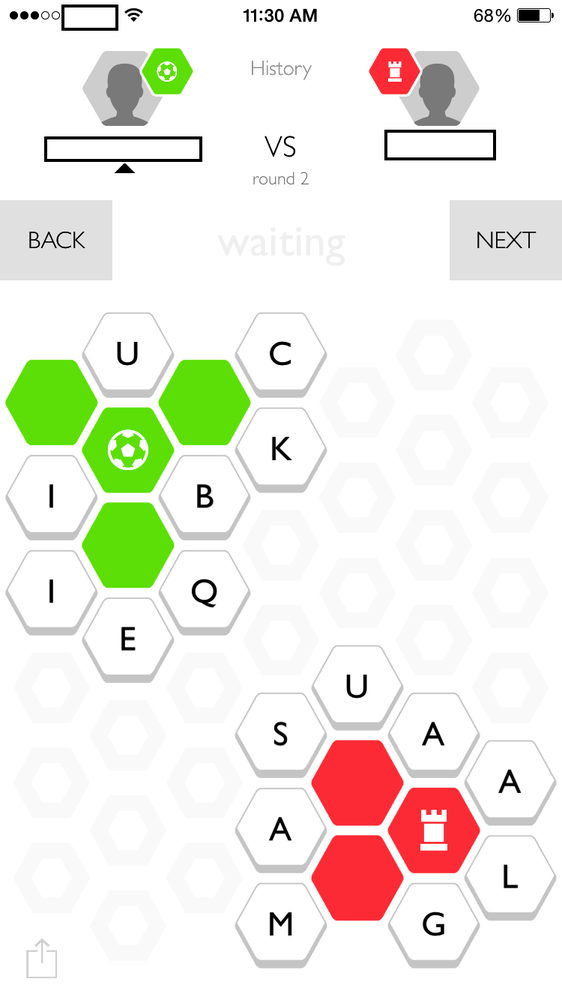
#> input picture training_data/E.png, 562 x 1000 px, shrunk from 750 x 1334 before the run
$ python -i receptor_common.py   (imports and definitions only)
#> lines starting #> are read from the running program, lines starting #| are printed output that depends on the picture; after the words box and inside, x2 and y2 are one past the last pixel; in counts of white or black regions, pixels touching at a corner belong together
from __future__ import division

import os
import cv2
import cv2.cv as cv

import matplotlib
# [1 line not run here, left out]
from matplotlib import pyplot as plt

import numpy as np

# Symmetric Kullback Leibler divergence between PDFs p and q, defined as
# D_{KL}(P||Q) + D_{KL}(Q||P)
def sym_kl_div(p, q):
    return _kl_div(p,q) + _kl_div(q,p)

def _kl_div(p,q):
    eps = 0.0001 # div by zero hack
    return sum(p*np.log((p+eps)/(q+eps)))

# [23 lines left out: functions _prior_px, _receptor_activation, not called in this run]

def _h_(x):
    return -1*(x*_ilog(x) + (1-x)*_ilog(1-x))

# [53 lines left out: functions _ilog, _conditional_entropyYX, _conditional_entropyXY, compute_activation, not called in this run]

def _get_centroid(img):
    m = cv2.moments(img)
    return (m['m10']/m['m00'], m['m01']/m['m00'])

def _get_diagonal(img):
    h,w = img.shape
    return np.sqrt(h**2 + w**2)

def load_image(filename):
#> called with filename = 'training_data/E.png'
    img = cv2.imread(filename)
#> img is the input picture: shape (1000, 562, 3); mean B, G, R 229.3, 238.6, 239.7
    im2 = cv2.cvtColor(img, cv2.COLOR_RGB2GRAY)
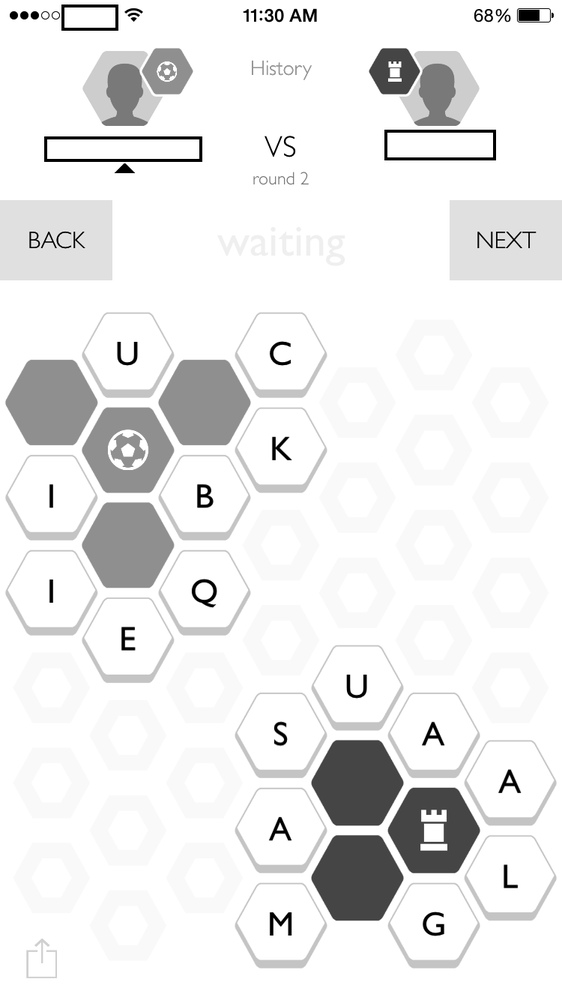
#> im2: shape (1000, 562); min 0, max 255, mean 235.9
    im2 = cv2.adaptiveThreshold(im2, 1, cv2.ADAPTIVE_THRESH_MEAN_C, \
        cv2.THRESH_BINARY, 11, 2)
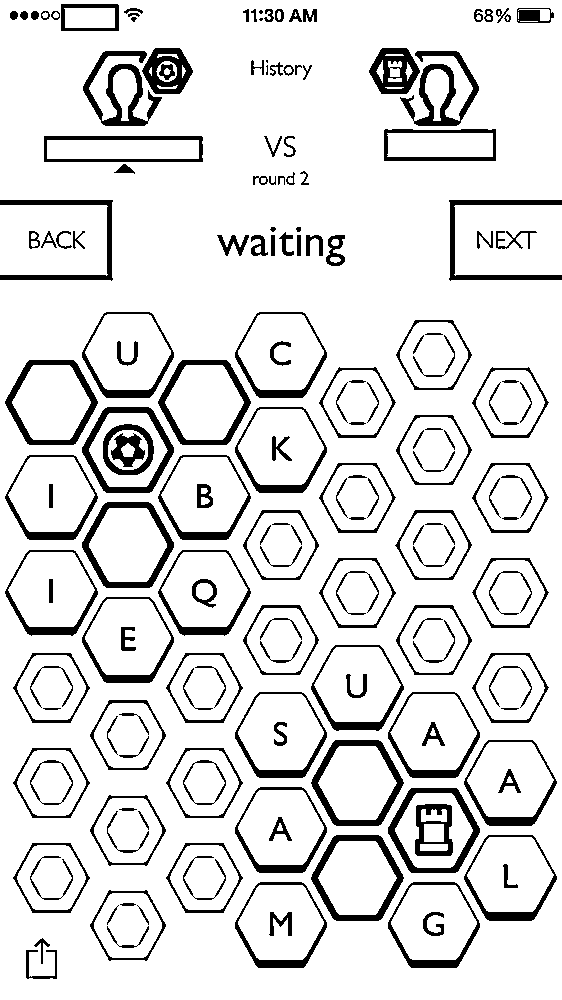
#> im2: shape (1000, 562); values 0 (black) and 1 (white), 87.9% white; 183 black regions (4 under 20 px), largest, box (x1, y1, x2, y2) and area: (83, 51, 162, 126) 1880, (400, 51, 479, 126) 1834, (311, 835, 404, 921) 1696
    im2 = 1 - im2

    desc = {
        'image': im2,
        'centroid': _get_centroid(im2),
        'diag': _get_diagonal(im2),
    }
#> in _get_centroid, `m = cv2.moments(img)`: m = moments, m00 67794, centre m10/m00, m01/m00 = (273.4, 521.1)
#> in _get_diagonal, `h,w = img.shape`: h = 1000; w = 562
    return desc

# [95 lines left out: functions draw_receptors_activated, draw_receptors, save_plot, load_images, _receptor_endpoints, p_activated and 2 more, not called in this run]

>>> result = load_image('training_data/E.png')
#> result = 3 items

$ run again, on training_data/I.png
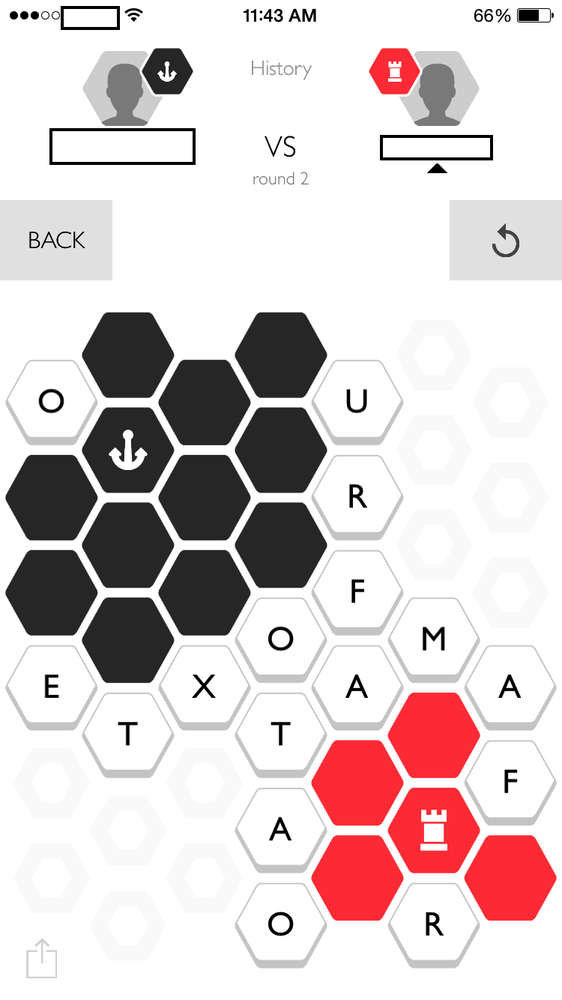
#> input picture training_data/I.png, 562 x 1000 px, shrunk from 750 x 1334 before the run
#> in load_image, img is the input picture: shape (1000, 562, 3); mean B, G, R 208.1, 207.5, 219.1
#> in load_image, `im2 = cv2.cvtColor(img, cv2.COLOR_RGB2GRAY)`:
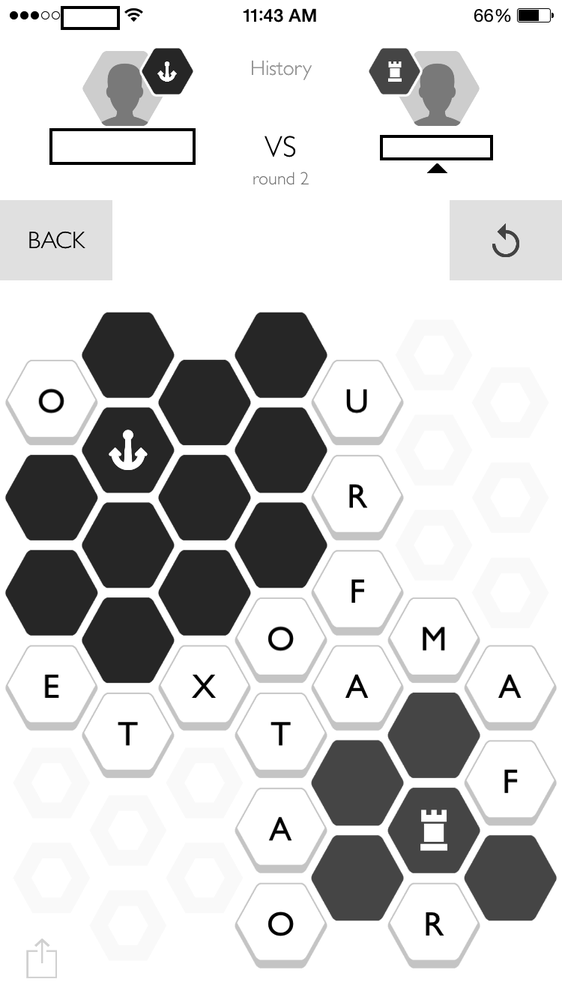
#> im2: shape (1000, 562); min 0, max 255, mean 209
#> in load_image, `im2 = cv2.adaptiveThreshold(im2, 1, cv2.ADAPTIVE_THRESH_MEAN_C, \ cv2...`:
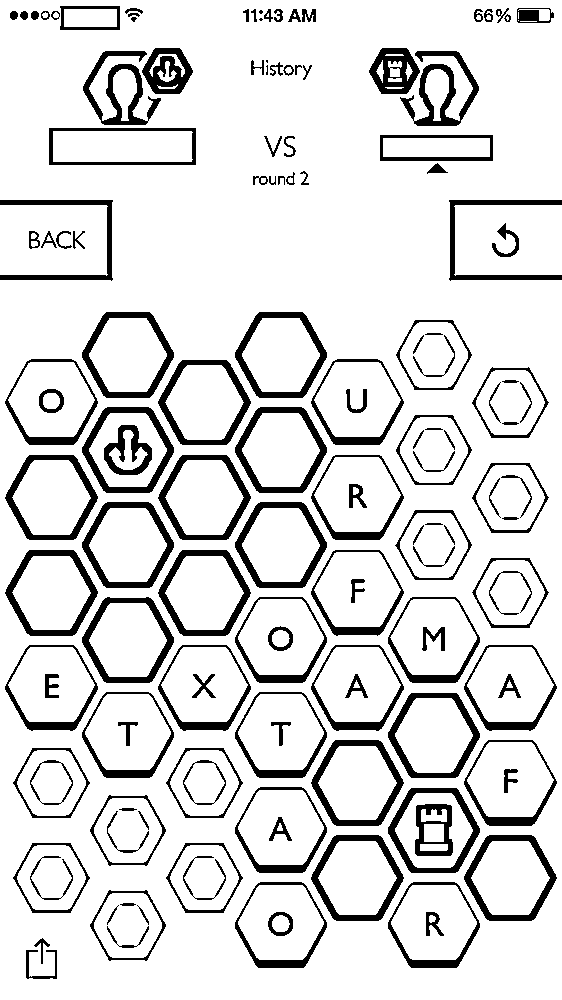
#> im2: shape (1000, 562); values 0 (black) and 1 (white), 86.7% white; 145 black regions (4 under 20 px), largest, box (x1, y1, x2, y2) and area: (400, 51, 479, 126) 1835, (83, 51, 161, 125) 1779, (235, 502, 327, 588) 1710
#> m = moments, m00 74946, centre m10/m00, m01/m00 = (273.4, 537.2)
#> h = 1000; w = 562
#> result = 3 items

$ run again, on training_data/J1.png
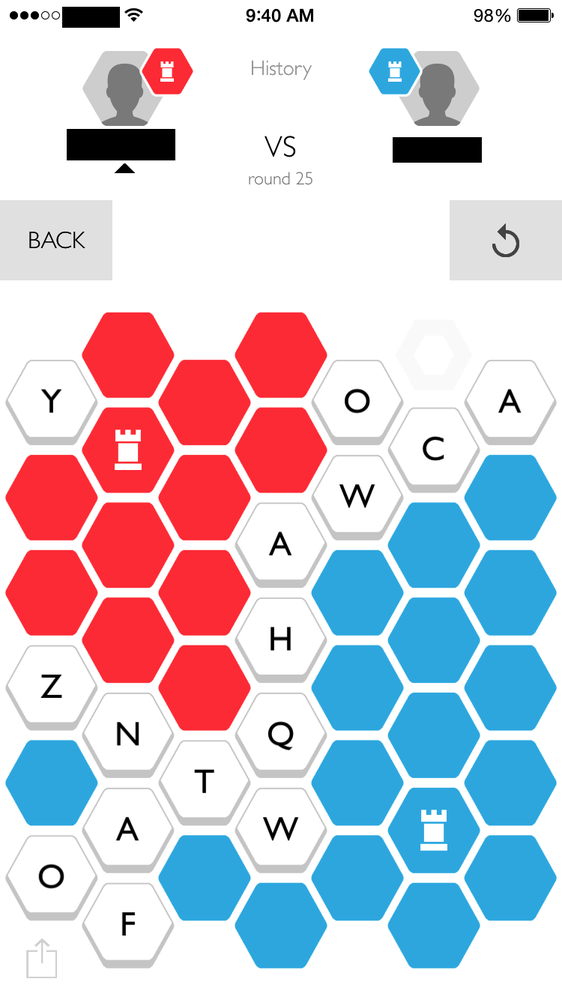
#> input picture training_data/J1.png, 562 x 1000 px, shrunk from 750 x 1334 before the run
#> in load_image, img is the input picture: shape (1000, 562, 3); mean B, G, R 213.5, 201.8, 206.9
#> in load_image, `im2 = cv2.cvtColor(img, cv2.COLOR_RGB2GRAY)`:
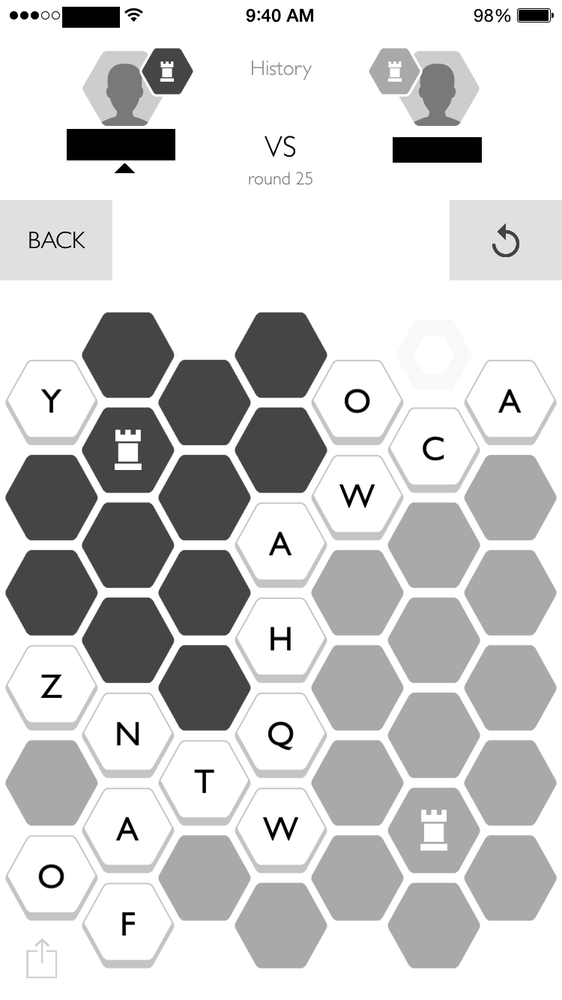
#> im2: shape (1000, 562); min 0, max 255, mean 205.9
#> in load_image, `im2 = cv2.adaptiveThreshold(im2, 1, cv2.ADAPTIVE_THRESH_MEAN_C, \ cv2...`:
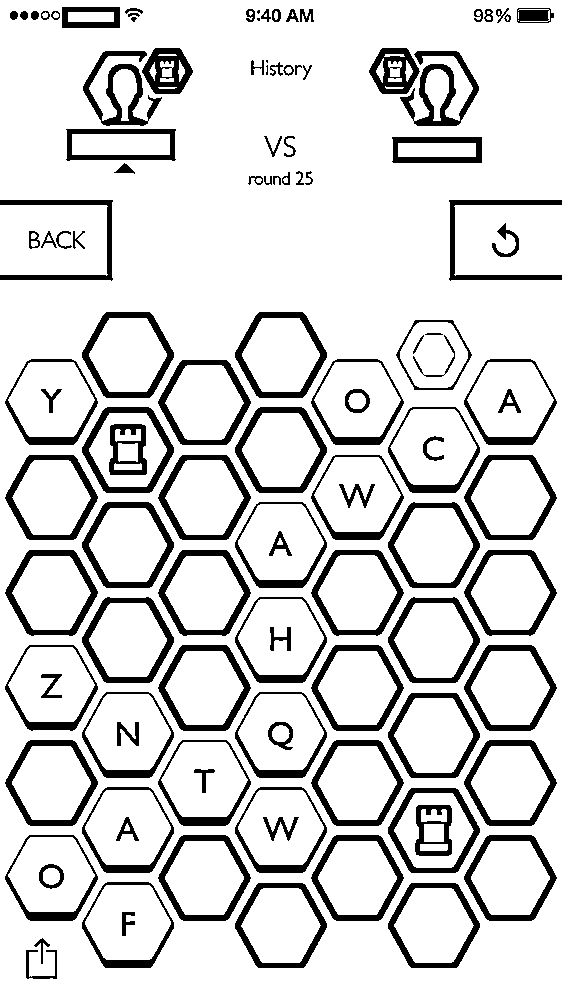
#> im2: shape (1000, 562); values 0 (black) and 1 (white), 84.9% white; 117 black regions (4 under 20 px), largest, box (x1, y1, x2, y2) and area: (400, 51, 479, 126) 1896, (83, 51, 162, 126) 1802, (82, 407, 174, 493) 1699
#> m = moments, m00 84619, centre m10/m00, m01/m00 = (277.6, 549.8)
#> h = 1000; w = 562
#> result = 3 items

$ run again, on training_data/J2.png
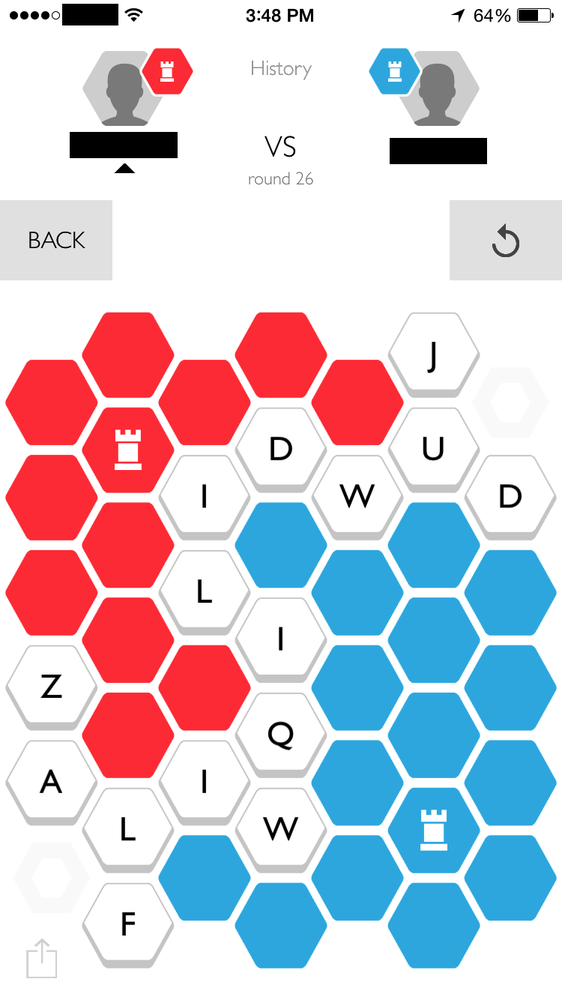
#> input picture training_data/J2.png, 562 x 1000 px, shrunk from 750 x 1334 before the run
#> in load_image, img is the input picture: shape (1000, 562, 3); mean B, G, R 214.2, 203.1, 209.4
#> in load_image, `im2 = cv2.cvtColor(img, cv2.COLOR_RGB2GRAY)`:
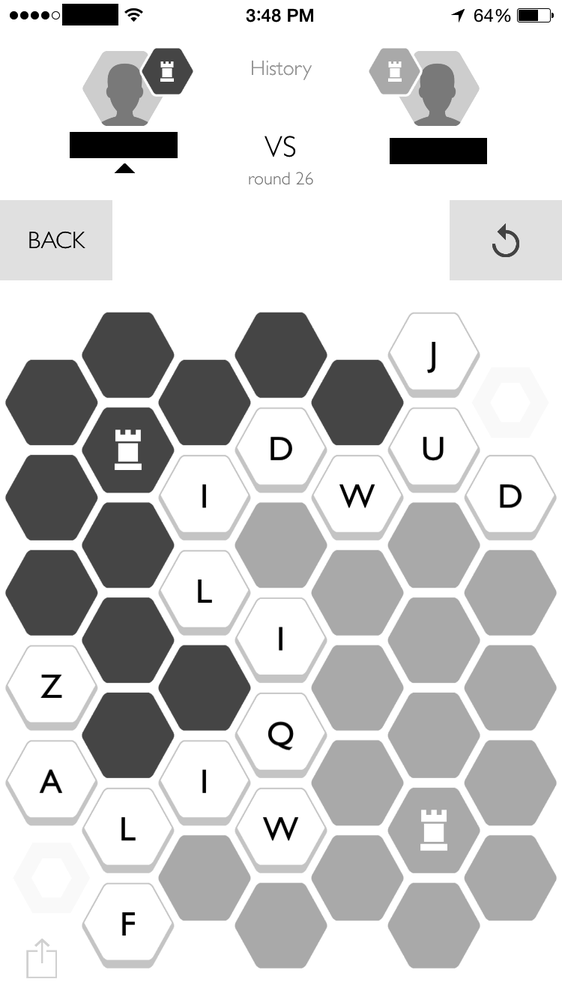
#> im2: shape (1000, 562); min 0, max 255, mean 207.1
#> in load_image, `im2 = cv2.adaptiveThreshold(im2, 1, cv2.ADAPTIVE_THRESH_MEAN_C, \ cv2...`:
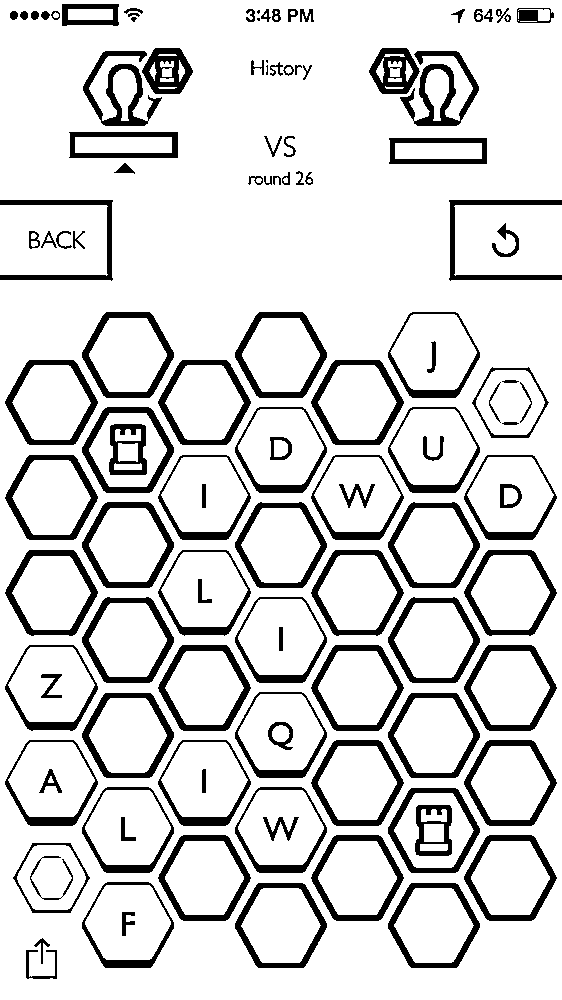
#> im2: shape (1000, 562); values 0 (black) and 1 (white), 85.2% white; 120 black regions (4 under 20 px), largest, box (x1, y1, x2, y2) and area: (400, 51, 479, 126) 1896, (83, 51, 162, 126) 1834, (82, 407, 174, 493) 1699
#> m = moments, m00 82936, centre m10/m00, m01/m00 = (278.2, 547.5)
#> h = 1000; w = 562
#> result = 3 items
